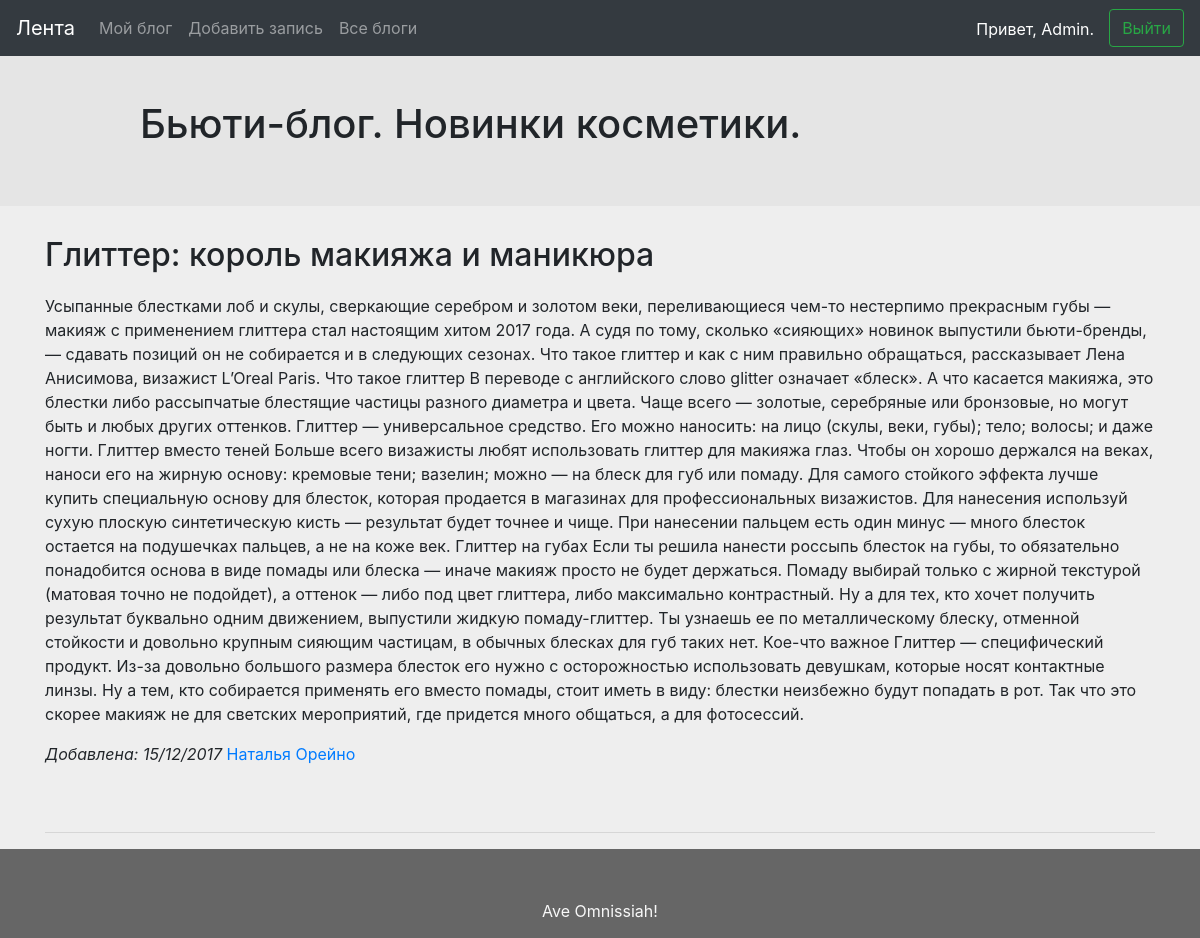
/record/27/ (signed in), run on the app's committed database.
### blogs/models.py (models this page shows, shortened)
class Record(models.Model):
    creator = models.ForeignKey('users.Users', related_name='records', verbose_name='Автор')
    title = models.CharField(max_length=200, blank=True, verbose_name='Название')
    body = models.TextField(verbose_name='Текст')
    created = models.DateTimeField(auto_now_add=True)
    class Meta:
        ordering = ('-created',)

### users/models.py (models this page shows, shortened)
class Users(models.Model):
    user = models.OneToOneField(User, null=True)
    blog_name = models.CharField(max_length=200, blank=True, verbose_name='Название блога')
    subscribes = models.ManyToManyField('Users', related_name='subscribers', verbose_name='Подписки', blank=True)
    viewed_records = models.ManyToManyField(Record, related_name='viewers', verbose_name='Просмотренные', blank=True)

### blogs/views.py (the view)
# urls.py: url(r'^record/(?P<pk>[0-9]+)/$', RecordDetailView.as_view(), name='record'),
class RecordDetailView(DetailView):
    model = Record
    context_object_name = 'record'

### templates/blogs/record_detail.html (shortened to what this page needs)
{% extends 'main.html' %}
{% block title %}
    <h1>{{ record.creator.blog_name }}</h1>
{% endblock %}
{% block content %}
    <div class="row">
        <div class="col-12">
            <h2>{{ record.title }}</h2>
            <p>{{ record.body|safe}}</p>
            <div class="row" style="margin-bottom: 50px">
                <div class="col-5">
                    <em>Добавлена: {{ record.created|date:"d/m/Y" }}</em>
                    <a href="{% url 'blogs:records' record.creator.id %}">{{ record.creator.user.get_full_name }}</a>
                </div>
            </div>
        </div>
    </div>
    <hr>
{% endblock %}

### templates/main.html (shortened to what this page needs)
{% load static %}
<!DOCTYPE html>
<html lang="en">
<head>
    <link rel="stylesheet" href="{% static 'bootstrap/css/bootstrap.css'%}">
    <link rel="stylesheet" href="{% static 'styles.css'%}">
</head>
<body>
<nav class="navbar navbar-expand-md navbar-dark bg-dark fixed-top">
      {% if request.user.id %}
          <a class="navbar-brand" href="{% url 'blogs:records' %}">Лента</a>
      {% endif %}
      <div class="collapse navbar-collapse" id="navbarsExampleDefault">
        <ul class="navbar-nav mr-auto">
          {% if request.user.id %}
              <li class="nav-item">
                <a class="nav-link" href="{% url 'blogs:records' request.user.id %}">Мой блог</a>
              </li>
              <li class="nav-item">
                <a class="nav-link" href="{% url 'blogs:add_record' %}">Добавить запись</a>
              </li>
          {% endif %}
          <li class="nav-item">
            <a class="nav-link" href="{% url 'users:blogs' %}">Все блоги</a>
          </li>
        </ul>
        {% if request.user.id %}
            <div class="row">
                <div class="greeting">
                    Привет, {{ request.user.first_name }}.
                </div>
                <div class="col">
                    <a href="{% url 'logout' %}" class="btn btn-outline-success my-2 my-sm-0">Выйти</a>
                </div>
            </div>
        {% else %}
          <div class="row col-1">
              <a href="{% url 'login' %}" class="btn btn-outline-success my-2 my-sm-0">Войти</a>
            </div>
        {% endif %}
      </div>
    </nav>
<div class = "header">
    <div class="container">
        <div class="row">
            <div class="col-10" style="margin: 30px auto">
                {% block title %}
                {% endblock %}
            </div>
        </div>
    </div>
</div>
<div class="container">
    {% block content %}
    {% endblock %}
</div>
<footer>
    <div class="container">
        <div class="row justify-content-center">
            <div class="row" style="margin-top: 50px; color: #f8f8f8">
                Ave Omnissiah!
            </div>
        </div>
    </div>
</footer>
</body>
</html>

### static/styles.css (style rules this page uses)
html { position: relative; min-height: 100%; }
body { background-color: #eee; margin-bottom: 105px; }
.greeting { color: #fff; padding-top: 0.5rem; text-align: center; }
.header { padding:70px 0 20px; background-color: #e5e5e5; margin-bottom: 30px }
footer { position: absolute; bottom: 0; width: 100%; background-color: #666; padding-bottom: 15px; margin-top: 50px; }

### data on the page
Record: creator.blog_name "Бьюти-блог. Новинки косметики.", title "Глиттер: король макияжа и маникюра", body "Усыпанные блестками лоб и скулы, сверкающие серебром и золотом веки, переливающиеся чем-то нестерпимо прекрасным губы — макияж с применением глиттера стал настоящим хитом 2017 года. А судя по тому, сколько «сияющих» новинок выпустили бьюти-бренды, — сдавать позиций он не собирается и в следующих сезонах. Что такое глиттер и как с ним правильно обращаться, рассказывает Лена Анисимова, визажист L’Oreal Paris. Что такое глиттер В переводе с английского слово glitter означает «блеск». А что касается макияжа, это блестки либо рассыпчатые блестящие частицы разного диаметра и цвета. Чаще всего — золотые, серебряные или бронзовые, но могут быть и любых других оттенков. Глиттер — универсальное…", created "15/12/2017", creator.user.get_full_name "Наталья Орейно"

### other printed values
{{ request.user.first_name }} "Admin"
